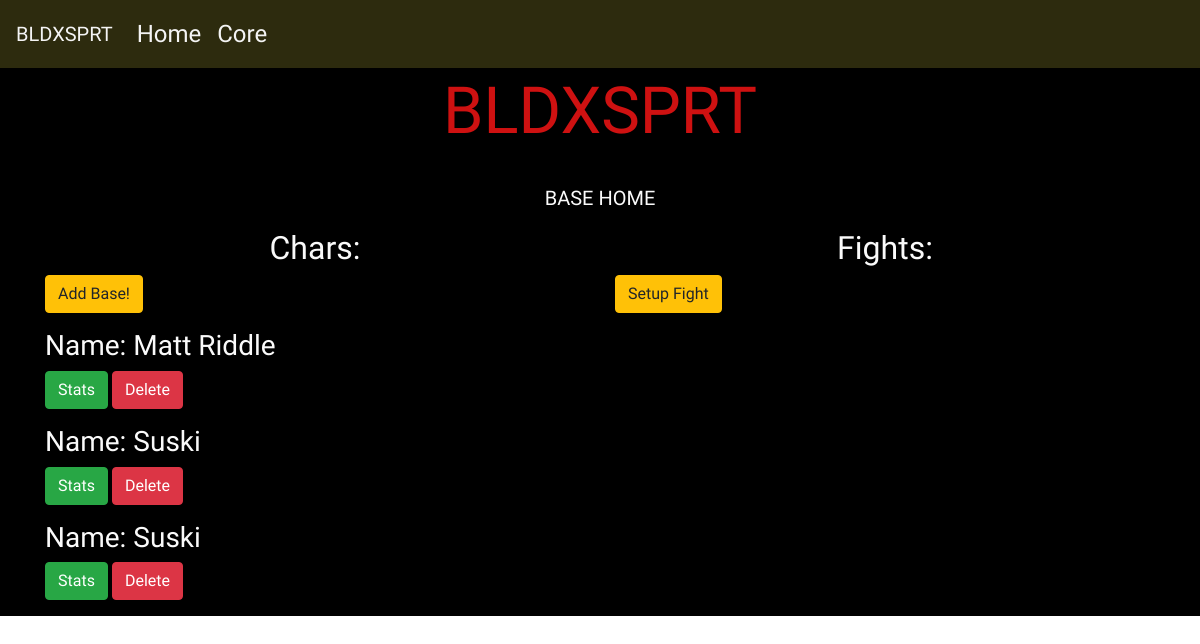
/corestats/corehome/, run on an earlier commit of the app's database.
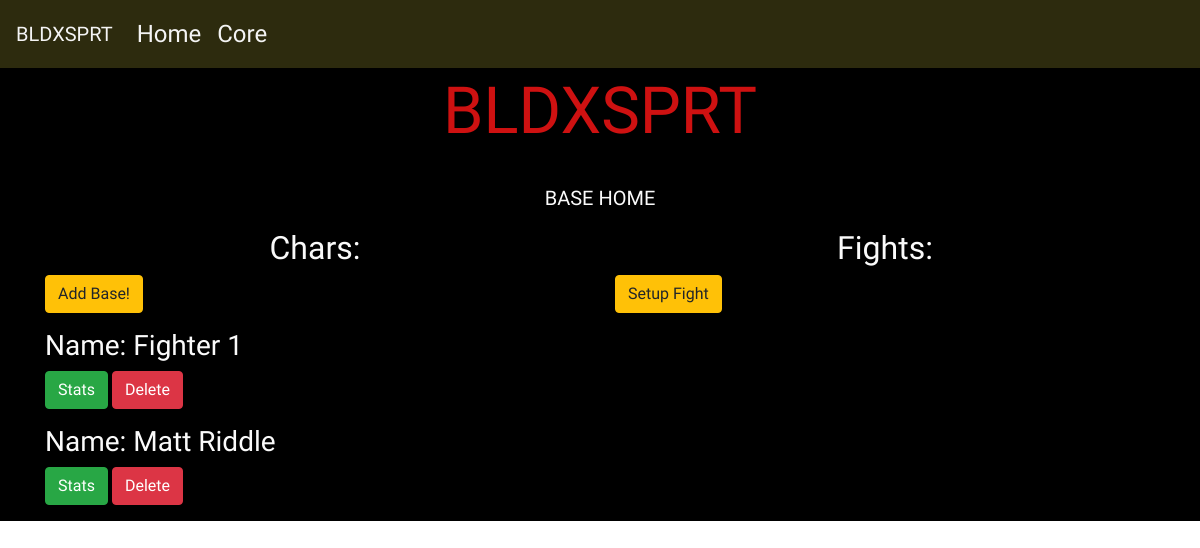
And on a later commit of the database.
### corestats/models.py (models this page shows, shortened)
class BaseModel(models.Model):
    name = models.CharField(max_length=100)
    base_hp = models.PositiveIntegerField(validators=[MinValueValidator(1), MaxValueValidator(5000)])
    strengh = models.PositiveIntegerField(validators=[MinValueValidator(1), MaxValueValidator(100)])
    speed = models.PositiveIntegerField(validators=[MinValueValidator(1), MaxValueValidator(100)])
    social = models.PositiveIntegerField(validators=[MinValueValidator(1), MaxValueValidator(100)])
    intel = models.PositiveIntegerField(validators=[MinValueValidator(1), MaxValueValidator(100)])
    dex = models.PositiveIntegerField(validators=[MinValueValidator(1), MaxValueValidator(100)])
    heart = models.IntegerField()

### corestats/views.py (the view)
# urls.py: path('corehome/', corehome, name="corehome"),
def corehome(request):
    chars = BaseModel.objects.order_by("name")
    return render(request, "corehome.html", {"chars": chars})

### corestats/templates/corehome.html
{% extends 'base.html' %} {% load static %} {% block page_title %} BLDXSPRT | Home {% endblock %} {% block content %}
<div class="row">
    <div class="col-12 text-center">
        <h1 class="main-title">BLDXSPRT</h1>
        <hr>
    </div>
</div>
<div class="row body-text">
    <div class="col-12">
        <p class="lead text-center">BASE HOME</p>
    </div>
</div>
<div class="row body-text">
    <div class="col-md-6 col-12">
        <h2 class="text-center mb-2">Chars:</h2>
        <a href="{% url 'new_base' %}" role="button" class="btn btn-warning mb-3" aria-disabled="false">Add Base!</a> {% for c in chars %}
        <h3>Name: {{ c.name }}</h3>
        <a href="{% url 'view_base' c.id %}" role="button" class="btn btn-success mb-3" aria-disabled="false">Stats</a>
        <a href="{% url 'delete_base' c.id %}" role="button" class="btn btn-danger mb-3" aria-disabled="false">Delete</a> {% endfor %}
    </div>
    <div class="col-md-6 col-12">
        <h2 class="text-center mb-2">Fights:</h2>
        <a href="{% url 'setup_fight' %}" role="button" class="btn btn-warning mb-3" aria-disabled="false">Setup Fight</a>
    </div>
</div>
{% endblock %}

### templates/base.html (shortened to what this page needs)
{% load static %}
<!DOCTYPE html>
<html lang="en">
<head>
    <link rel="stylesheet" href="https://stackpath.bootstrapcdn.com/bootstrap/4.3.1/css/bootstrap.min.css">
    <link rel="stylesheet" href="{% static 'css/styles.css' %}" type="text/css" />
</head>
<body>
    <nav class="navbar navbar-expand-lg nav-bg fixed-top">
        <a class="navbar-brand" href="{% url 'index' %}">BLDXSPRT</a>
        <div class="collapse navbar-collapse" id="navbarNav">
            <ul class="navbar-nav">
                <li class="nav-item">
                    <a class="nav-link" href="{% url 'index' %}">Home</a>
                </li>
            </ul>
            <ul class="navbar-nav">
                <li class="nav-item">
                    <a class="nav-link" href="{% url 'corehome' %}">Core</a>
                </li>
            </ul>
        </div>
    </nav>
    <div class="bg">
        <br>
        <br>
        <br>
        <div class="container">
             {% block content %} {% endblock %}
        </div>
    </div>
</body>

### static/css/styles.css (style rules this page uses)
.bg { background-color: black; height: 100%; }
.main-title { font-family: 'Lacquer', sans-serif; font-size: 65px; color: #ce1111; }
.body-text { font-family: 'Dosis', sans-serif; color: #fafafa }
.nav-bg { background-color: #2d2b0e; font-family: 'Dosis', sans-serif; font-size: 24px; }
.link-helper, .nav-bg a { color: #f4f4f4; transition: all 0.35s ease-in-out; -moz-transition: all 0.35s ease-in-out; -webkit-transition: all 0.35s ease-in-out; -o-transition: all 0.35s ease-in-out; }

What changed in the data, as far as the page shows it:
removed BaseModel: name "Suski"
removed BaseModel: name "Suski"
added BaseModel: name "Fighter 1"
